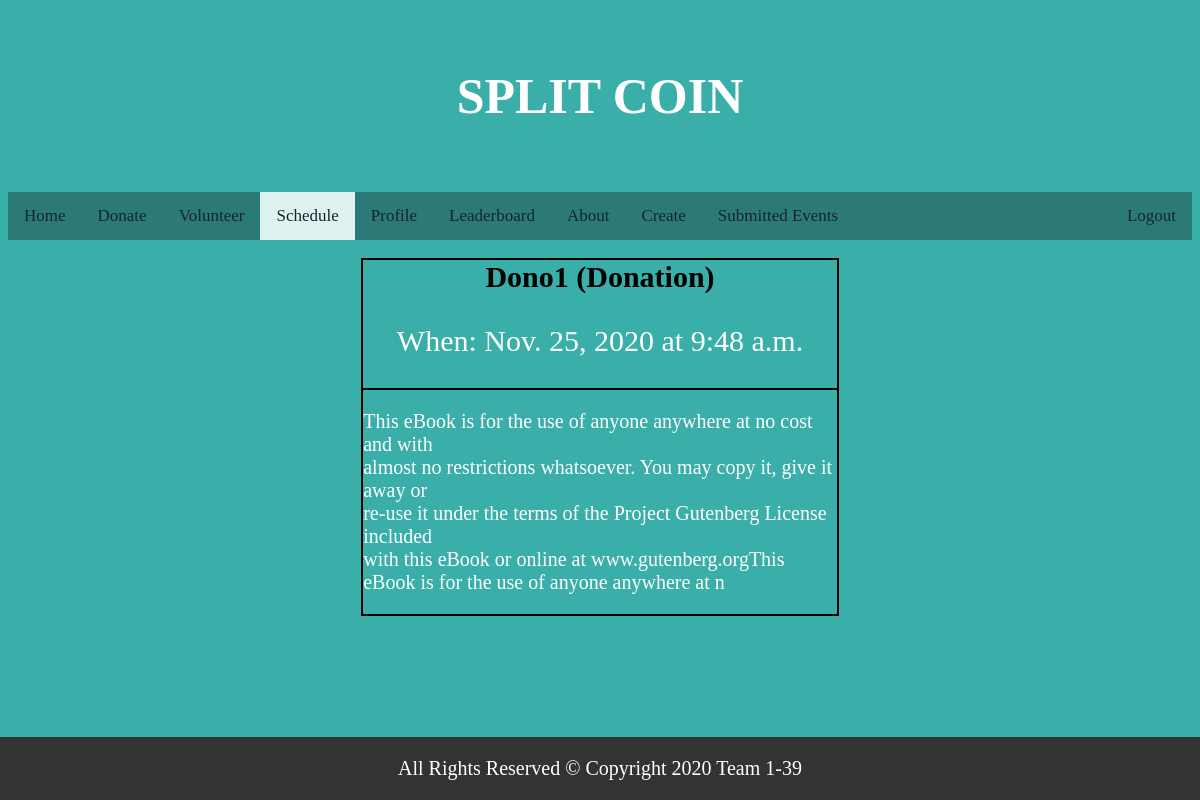
Screenshot of /schedule/4/ (signed in) with the database file from the repository.
### base/models.py (models this page shows, shortened)
class Create(models.Model):
    Name = models.CharField(max_length=50)
    Description = models.TextField(max_length=300)
    Date = models.DateField(blank=True, null=True)
    Time = models.TimeField(blank=True, null=True)
    Event = models.TextField(max_length=10)#, choices=type)
    xp = models.IntegerField(default=10)
    Datetime = models.DateTimeField(blank=True, null=True)
    duration = models.TextField(blank=True, null=True)
    signup_list = models.ManyToManyField(User, blank=True)
    amount_received = models.FloatField(default=0.0)

### base/views.py (the view)
# urls.py: path('schedule/<int:pk>/', views.accepted_task, name='accepted_task'),
@login_required()
def accepted_task(request, pk):
    task = Create.objects.get(pk=pk)
    return render(request, 'base/accepted_task.html', {
        'event': task
    })

### base/templates/base/accepted_task.html (shortened to what this page needs)
{% load socialaccount %}
{% load static %}
<!doctype html>
<html>
  <head>
    <div class="jumbotron">
      <h1><p style="font-size:50px;">SPLIT COIN</p></h1>
    </div>
  </head>
  <body>
<div class="topnav">
    <a href="/home">Home</a>
    <a href="/donate">Donate</a>
    <a href="/volunteer">Volunteer</a>
    <a class="active" href="/schedule">Schedule</a>
    <a href="/profile">Profile</a>
    <a href="/leaderboard">Leaderboard</a>
    <a href="/about">About</a>
    {% if user.profile.is_volunteer == False %}
    <a href="/home/create">Create</a>
    <a href="/submitted-events">Submitted Events</a>
    {% endif %}
    <a style="float:right" href="/accounts/logout">Logout</a>
</div>
<br>
<div class="VolunteerEventPage"  align="center">
  <strong >{{ event.Name }}</strong>
  <strong>({{ event.Event }})</strong>
  <p style="font-size: 30px;">When: {{ event.Date }} at {{ event.Time }}</p>
  <div style="border-top: 2px solid; font-size: 30px; text-align: left;" class="VolunteerViewDesc">
  <p> {{ event.Description|linebreaks }}</p>
</div>
<div class="footer">
  <p> All Rights Reserved © Copyright 2020 Team 1-39 </p>
  </div>
  </body>
</html>

### base/templates/base/accepted_task.html (style rules this page uses)
.topnav { background-color: #2B7A78; overflow: hidden; }
html,body { background-color: #3AAFA9; }
.topnav a { float: left; color: #17252A; text-align: center; padding: 14px 16px; text-decoration: none; font-size: 17px; }
.topnav a.active { background-color: #DEF2F1; color: #17252A; }
.jumbotron { margin: auto; font-size: 50px; width: 50%; border: 0px solid #73AD21; color: #17252A; text-align: center; }
.footer { position: fixed; bottom: 0; left: 0; width: 100%; background-color: #333; color:rgb(252, 248, 2); text-align: center; }
.VolunteerEventPage { border: 2px solid; font-size: 30px; width: 40%; margin: auto; }
a:link { color: #17252A; background-color: transparent; text-decoration: none; }
h1 { color: white; }
p { color: white; font-size: 20px; }

### rows the page displays
Create: Name "Dono1", Event "Donation", Date "Nov. 25, 2020", Time "9:48 a.m.", Description "This eBook is for the use of anyone anywhere at no cost and with almost no restrictions whatsoever. You may copy it, give it away or re-use it under the terms of the Project Gutenberg License included with this eBook or online at www.gutenberg.orgThis eBook is for the use of anyone anywhere at n"
